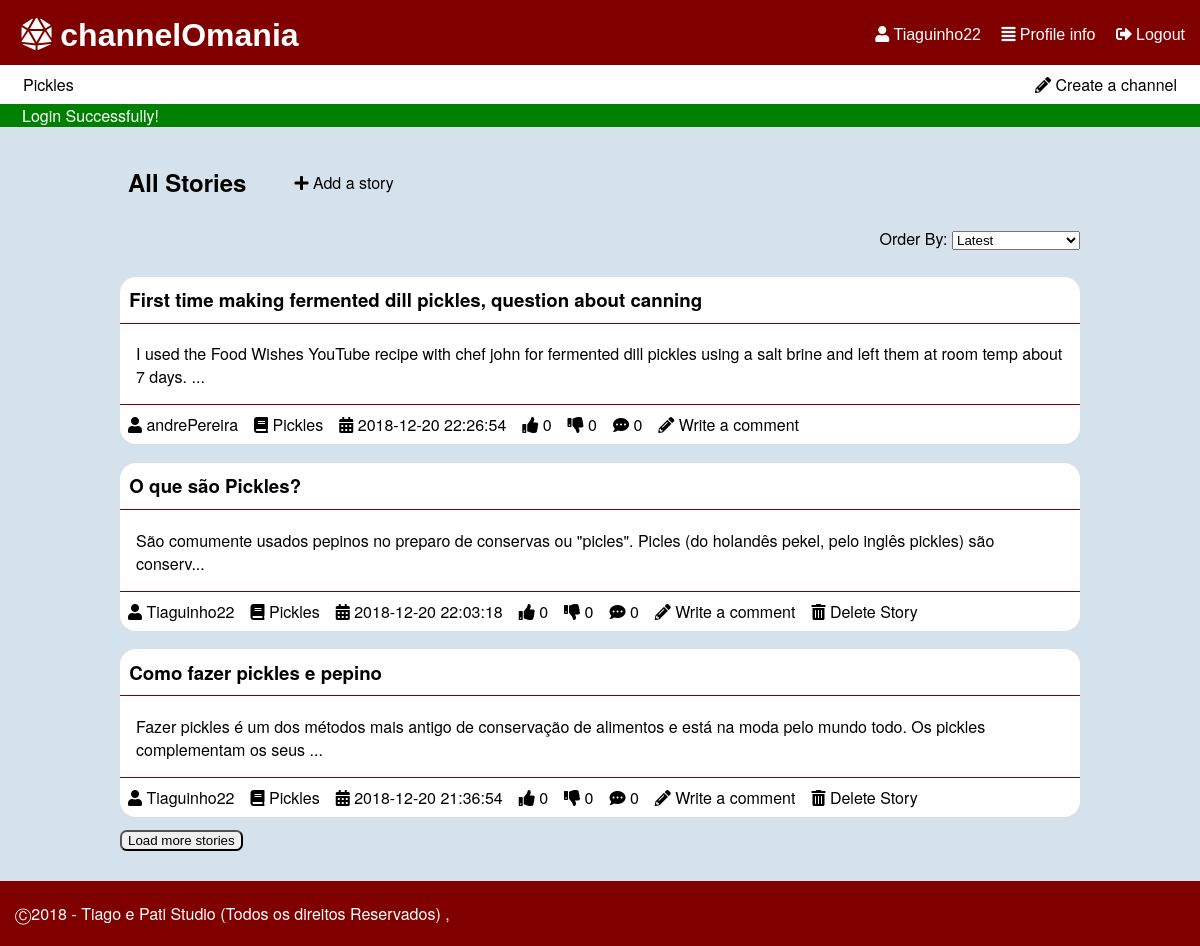
The app's page /pages/mainpage.php (signed in) with its own data.
### tables this page shows
CREATE TABLE "channel" (
	`ID`	INTEGER NOT NULL,
	`name`	TEXT NOT NULL CHECK(length(name) > 0 and length(name) < 30) UNIQUE,
	`coverImage`	TEXT,
	`author`	INTEGER NOT NULL,
	PRIMARY KEY(`ID`),
	FOREIGN KEY(`author`) REFERENCES `user`(`ID`) ON DELETE Cascade ON UPDATE No Action
);

CREATE TABLE "story" (
	`storyID`	INTEGER NOT NULL,
	`title`	TEXT NOT NULL CHECK(length ( title ) > 0 and length ( title ) < 80),
	`content`	TEXT NOT NULL CHECK(length ( content ) > 0),
	`upvotes`	INTEGER NOT NULL DEFAULT 0,
	`downvotes`	INTEGER NOT NULL DEFAULT 0,
	`author`	INTEGER NOT NULL,
	`date`	TEXT NOT NULL CHECK(length ( date ) > 0),
	`channel`	INTEGER NOT NULL,
	`image`	TEXT,
	PRIMARY KEY(`storyID`),
	FOREIGN KEY(`channel`) REFERENCES `channel`(`ID`) ON DELETE Cascade ON UPDATE No Action,
	FOREIGN KEY(`author`) REFERENCES `user`(`ID`) ON DELETE Cascade ON UPDATE No Action
);

CREATE TABLE "user" (
	`ID`	INTEGER NOT NULL PRIMARY KEY AUTOINCREMENT,
	`username`	TEXT NOT NULL CHECK(length ( username ) > 0 and length ( username ) < 16),
	`email`	TEXT NOT NULL,
	`password`	TEXT NOT NULL CHECK(length ( password ) > 5),
	`birth`	TEXT CHECK(length ( birth ) > 0),
	`profilePic`	TEXT,
	`score`	INTEGER DEFAULT 0,
	CONSTRAINT `username` UNIQUE(`username`)
);

### pages/mainpage.php (called while the page is built, shortened)
<?php
  include_once('../database/db_list.php');
  include_once('../templates/tpl_common.php');
  include_once('../templates/tpl_mainpage.php');
  draw_header("Feed");
  $storyInfo = listStory('');
  draw_mainpage($storyInfo);
  draw_footer();
?>

### database/db_list.php (called while the page is built, shortened)
<?php
function listStory($sort='',$offset = 0,$limit = 5) {
  switch($sort){
    default:
      $order = 'storyID DESC';
      break;
  }
  $db = Database::instance()->db();
  $stmt = $db->prepare('SELECT *,(SELECT COUNT(*) FROM comment WHERE comment.story == storyID) AS n_comments,channel.name AS channelName,story.author AS storyAuthor,channel.author AS channelAuthor FROM story INNER JOIN user ON user.ID == story.author INNER JOIN channel ON channel.ID == story.channel ORDER BY '.$order.' LIMIT ? OFFSET ?');
  $stmt->execute(array($limit,$offset));
  return $stmt->fetchAll();
}
function listChannel($sort='') {
  switch($sort){
    case 'mActive':
      $order = 'n_stories DESC';
      break;
  }
  $db = Database::instance()->db();
  $stmt = $db->prepare('SELECT *,(SELECT COUNT(*) FROM story WHERE story.channel == channel.ID) AS n_stories,channel.ID as channelId FROM channel INNER JOIN user ON author=user.ID ORDER BY '.$order);
  $stmt->execute();
  return $stmt->fetchAll();
}
?>

### templates/tpl_mainpage.php (the view)
<?php include_once('../templates/tpl_story.php'); ?>
<?php function draw_mainpage($storyInfo) { ?>
  <div id="order_stories">
    <ul>
      <li><h2>All Stories</h2></li>
      <li><p id="addStory"><a href = "../pages/new_story.php" ><i class="fas fa-plus"></i> Add a story</a></p></li>
    </ul>
  <?php draw_story_list($storyInfo); ?>
<?php } ?>
<?php function draw_story_list_item($story) { ?>
  <section id="story_preview">
    <h3><a href = "../pages/story.php?storyId=<?php echo($story['storyID']); ?>" ><?php echo($story['title']); ?></a></h3>
    <p><?php echo(substr($story['content'],0,140)); if(strlen($story['content']) > 140) echo("...");?></p>
    <?php draw_story_info($story); ?>
  </section>
<?php } ?>
<?php function draw_story_info($story) { ?>
  <ul>
    <li><a href="../pages/profile.php?userId=<?php echo($story['storyAuthor']); ?>"><i class="fas fa-user"></i> <?php echo($story['username']); ?></a></li>
    <li><a href="../pages/channel.php?channelId=<?php echo($story['channel']); ?>"><i class="fas fa-book"></i> <?php echo($story['channelName']); ?></a></li>
    <li><i class="fas fa-calendar-alt"></i> <?php echo($story['date']); ?></li>
    <li class="nUpVote" data-id="<?php echo($story['storyID']); ?>"><i class="fas fa-thumbs-up"></i> <?php echo($story['upvotes']); ?></li>
    <li class="nDownVote" data-id="<?php echo($story['storyID']); ?>"><i class="fas fa-thumbs-down"></i> <?php echo($story['downvotes']); ?></li>
    <li><i class="fas fa-comment-dots"></i> <?php echo($story['n_comments']); ?></li>
    <li><a href="../pages/new_comment.php?storyId=<?php echo($story['storyID']); ?>"><i class="fas fa-pencil-alt"></i> Write a comment</a></li>
    <?php if($story['username'] == $_SESSION['username']) { ?>
      <li><a href="../actions/action_delete_story.php?storyId=<?php echo($story['storyID']); ?>&csrf=<?php echo($_SESSION['csrf']); ?>"><i class="fas fa-trash-alt"></i> Delete Story</a></li>
    <?php } ?>
  </ul>
<?php } ?>

### templates/tpl_common.php (shortened to what this page needs)
<?php function draw_header($tabText = ""){
?>
<!DOCTYPE html>
<html lang="en-US">
  <head>
    <link href="../css/style.css" rel="stylesheet">
    <link href="../css/input.css" rel="stylesheet">
    <link href="../css/links.css" rel="stylesheet">
    <link rel="stylesheet" href="https://use.fontawesome.com/releases/v5.5.0/css/all.css">
  </head>
  <body>
    <header id="header">
      <?php if(isset($_SESSION['username'])){ ?>
        <div id='options'>
          <a href="../pages/profile.php"><i class="fas fa-user"></i> <?php echo($_SESSION['username']) ?></a>
          <a href="../pages/profile.php"><i class="fas fa-align-justify"></i> Profile info</a>
          <a href="../actions/action_logout.php"><i class="fas fa-sign-out-alt"></i> Logout</a>
        </div>
      <?php } ?>
      <h1><a href="mainpage.php"><i class="fas fa-dice-d20"></i> channelOmania</a></h1>
    </header>
    <?php if(isset($_SESSION['username'])){ ?>
    <div id="list_channels">
      <p><a href = "../pages/new_channel.php" ><i class="fas fa-pencil-alt"></i> Create a channel</a></p>
      <?php $channels = listChannel('mActive'); ?>
      <ul>
      <?php if(count($channels) > 5) { ?>
        <?php for ($i=0; $i < 5; $i++) { ?>
          <li><a href = "../pages/channel.php?channelId=<?php echo($channels[$i]['channelId']); ?>" ><?php echo($channels[$i]['name']); ?></a></li>
        <?php } ?>
          <li id="moreChannels"><a href = "../pages/all_channels.php" >More Channels</a></li>
      <?php } else { ?>
        <?php foreach($channels as $channel_list){ ?>
          <li><a href = "../pages/channel.php?channelId=<?php echo($channel_list['channelId']); ?>" ><?php echo($channel_list['name']); ?></a></li>
        <?php } ?>
      <?php } ?>
      </ul>
    </div>
    <?php } ?>
    <?php if (isset($_SESSION['messages'])) {?>
      <section id="messages">
        <?php foreach($_SESSION['messages'] as $message) { ?>
          <div class="<?=$message['type']?>"><?=$message['content']?></div>
        <?php } ?>
      </section>
    <?php unset($_SESSION['messages']); } ?>
<?php } ?>
<?php function draw_footer(){
  ?>
  <footer class="footer">
    <p>	&#9400;2018 - Tiago e Pati Studio (Todos os direitos Reservados) ,</p>
  </footer>
</body>
</html>
<?php }
 ?>

### templates/tpl_story.php (shortened to what this page needs)
<?php include_once('../templates/tpl_mainpage.php'); ?>
<?php include_once('../database/db_list.php'); ?>
<?php function draw_story_list($storyInfo) { ?>
  <p id="order">Order By:
  <select id='orderSelector'>
    <option value="mRecent">Latest</option>
  </select></p>
 </div>
  <section id="storyList">
  <?php foreach($storyInfo as $story) { ?>
    <?php draw_story_list_item($story); ?>
  <?php } ?>
  </section>
  <?php if(count($storyInfo) != 0){ ?>
  <button id="btnLoadStories">Load more stories</button>
  <?php } ?>
<?php } ?>

### css/style.css (style rules this page uses)
body { font-family: IBMPlexSans, Helvetica Neue, Segoe UI, Helvetica, Verdana, Arial, sans-serif; background-color: #D5E2EB; margin: 0; }
ul { display: flex; flex-wrap: wrap; flex-direction: row; padding: 0; margin: 0; }
li { text-align: center; list-style-type: none; padding: 0.5em; }
#list_channels { background-color: white; position: relative; padding: 0px 15px; }
#list_channels p { float: right; margin: 0; }
#list_channels li, #list_channels p { padding: 0; }
#header { background-color: #800000; padding: 0.2em 15px; position: relative; }
#header h1 { margin: 0.2em; }
h1 { margin-left: 0.5em; }
#options { float: right; height: 0; }
article, #story_preview { background-color: white; width: 80%; margin: auto; border-radius: 1em; }
article header, #story_preview h3 { margin-top: 1em; padding: 0.5em; border-bottom: 1px solid #800000; }
article p, #story_preview p,article img { padding-left: 1em; padding-right: 1em; }
article footer, #story_preview ul { padding: 0; border-top: 1px solid #800000; }
#messages .error,#messages .success { padding-left: 22px; }
#messages .success { background-color: green; color: white; }
body,html { min-height: 80vh; }
#header div { margin-top: 1.2em; }
#addStory { margin-top: 1.6em; padding-left: 2em; }
#order_stories #order { float: right; margin: 0; position: relative; }
#btnLoadComments, #btnLoadStories { margin-top: 1em; margin-left: 10%; border-radius: 0.5em; }
.footer { clear: left; bottom: auto; margin-top: 30px; padding: 5px 15px; background-color: #800000; color: white; }
#order_stories { margin: 10px 10% 50px; }
#order { margin-left: 15px; }

### css/links.css (style rules this page uses)
#header a { color: white; font-family: Helvetica; }
#header div a { list-style-type: none; padding-left: 1em; }
a:link, a:visited { color: black; text-decoration: none; }
#list_channels li a, #list_channels p a { padding: 0.5em 0.5em; display: block; }
article header a, #story_preview h3 a { font-weight: bold; }

### records on screen
channel: name "Pickles"
story: title "First time making fermented dill pickles, question about canning", content "I used the Food Wishes YouTube recipe with chef john for fermented dill pickles using a salt brine and left them at room temp about 7 days.", author.username "andrePereira", channel.name "Pickles", date "2018-12-20 22:26:54", upvotes "0", downvotes "0", n_comments "0"
story: title "O que são Pickles?", content "São comumente usados pepinos no preparo de conservas ou \"picles\". Picles (do holandês pekel, pelo inglês pickles) são conserv", author.username "Tiaguinho22", channel.name "Pickles", date "2018-12-20 22:03:18", upvotes "0", downvotes "0", n_comments "0"
story: title "Como fazer pickles e pepino", content "Fazer pickles é um dos métodos mais antigo de conservação de alimentos e está na moda pelo mundo todo. Os pickles complementam os seus", author.username "Tiaguinho22", channel.name "Pickles", date "2018-12-20 21:36:54", upvotes "0", downvotes "0", n_comments "0"

### other values on screen
$_SESSION['username'] "Tiaguinho22"
$message['content'] "Login Successfully!"
